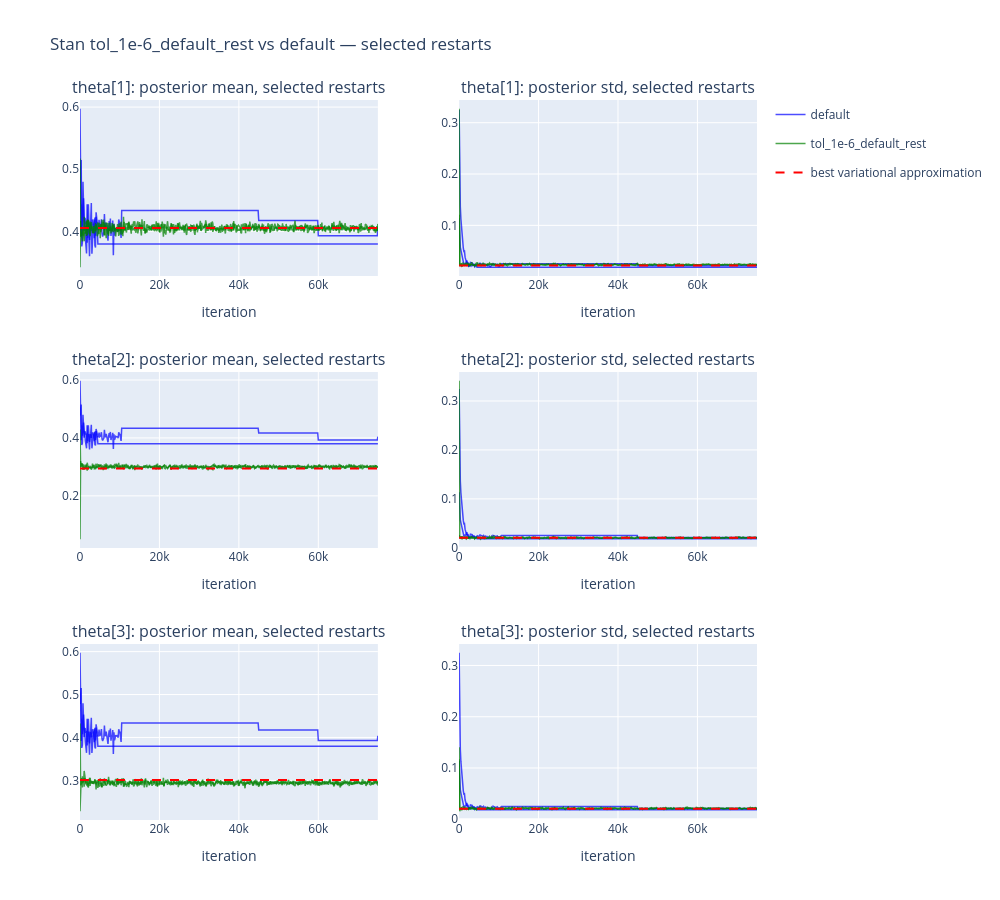

Notebook code cell kept with this figure:
### Code cell
projected_default_means = downsample_and_extend(default_means, 15, len(td_iterations))
projected_default_stds = downsample_and_extend(default_stds, 15, len(td_iterations))
dirichlet_few_restarts_grid(
    projected_default_means, projected_default_stds, "default",
    td_means, td_stds, "tol_1e-6_default_rest",
    td_iterations, title="Stan tol_1e-6_default_rest vs default — selected restarts", k=2,
)

def dirichlet_marginal_pdf_grid(means_a, stds_a, name_a, means_b, stds_b, name_b, title):
    mean_a_final = np.nanmean(means_a[:, -1, :], axis=0)
    std_a_final = np.nanmean(stds_a[:, -1, :], axis=0)
    mean_b_final = np.nanmean(means_b[:, -1, :], axis=0)
    std_b_final = np.nanmean(stds_b[:, -1, :], axis=0)

    x = np.linspace(0, 1, 1000)
    fig, axes = plt.subplots(n_cats, 1, figsize=(8, 4 * n_cats))
    if n_cats == 1:
        axes = [axes]

    for i in range(n_cats):
        ax = axes[i]
        alpha_i = true_alpha_post[i]
        beta_i = np.sum(true_alpha_post) - alpha_i
        true_beta = beta_dist(alpha_i, beta_i)

        ax.plot(x, true_beta.pdf(x), color="black", linestyle="-", linewidth=1.5,
                label=f"True Beta({alpha_i:.1f}, {beta_i:.1f})")
        ax.plot(x, norm.pdf(x, loc=best_mean[i], scale=max(best_std[i], 1e-8)), color="black", linestyle="--",
                linewidth=1.5, alpha=0.8, label=f"Best variational approx (mean={best_mean[i]:.3f})")
        ax.plot(x, norm.pdf(x, loc=mean_a_final[i], scale=max(std_a_final[i], 1e-8)), color="blue", linewidth=1.5,
                label=f"{name_a} (mean={mean_a_final[i]:.3f}, std={std_a_final[i]:.3f})")
        ax.plot(x, norm.pdf(x, loc=mean_b_final[i], scale=max(std_b_final[i], 1e-8)), color="green", linewidth=1.5,
                label=f"{name_b} (mean={mean_b_final[i]:.3f}, std={std_b_final[i]:.3f})")

        ax.set_title(f"{labels[i]}: marginal distribution")
        ax.set_xlabel("Probability")
        ax.set_ylabel("Density")
        ax.legend(fontsize=9)
        ax.grid(alpha=0.3)

    fig.suptitle(title)
    plt.tight_layout()
    plt.show()

dirichlet_marginal_pdf_grid(
    projected_default_means, projected_default_stds, "default",
    td_means, td_stds, "tol_1e-6_default_rest",
    title="Stan tol_1e-6_default_rest vs default -- marginal distributions",
)

### Figure 1 — Plotly figure (JSON) as saved in the notebook; plotly's stock layout.template omitted (floating-point values rounded to 4 significant figures; data arrays with more than 128 entries replaced by an {"elided": "..."} marker saying what was removed)
{"data": [{"legendgroup": "a", "line": {"color": "blue", "width": 1.5}, "mode": "lines", "name": "default", "opacity": 0.7, "showlegend": true, "type": "scatter", "x": {"elided": "501 int values"}, "xaxis": "x", "y": {"elided": "3001 float values"}, "yaxis": "y"}, {"legendgroup": "a", "line": {"color": "blue", "width": 1.5}, "mode": "lines", "name": "default", "opacity": 0.7, "showlegend": false, "type": "scatter", "x": {"elided": "501 int values"}, "xaxis": "x", "y": {"elided": "3001 float values"}, "yaxis": "y"}, {"legendgroup": "b", "line": {"color": "green", "width": 1.5}, "mode": "lines", "name": "tol_1e-6_default_rest", "opacity": 0.7, "showlegend": true, "type": "scatter", "x": {"elided": "501 int values"}, "xaxis": "x", "y": {"elided": "501 float values"}, "yaxis": "y"}, {"legendgroup": "b", "line": {"color": "green", "width": 1.5}, "mode": "lines", "name": "tol_1e-6_default_rest", "opacity": 0.7, "showlegend": false, "type": "scatter", "x": {"elided": "501 int values"}, "xaxis": "x", "y": {"elided": "501 float values"}, "yaxis": "y"}, {"legendgroup": "a", "line": {"color": "blue", "width": 1.5}, "mode": "lines", "name": "default", "opacity": 0.7, "showlegend": false, "type": "scatter", "x": {"elided": "501 int values"}, "xaxis": "x2", "y": {"elided": "3001 float values"}, "yaxis": "y2"}, {"legendgroup": "a", "line": {"color": "blue", "width": 1.5}, "mode": "lines", "name": "default", "opacity": 0.7, "showlegend": false, "type": "scatter", "x": {"elided": "501 int values"}, "xaxis": "x2", "y": {"elided": "3001 float values"}, "yaxis": "y2"}, {"legendgroup": "b", "line": {"color": "green", "width": 1.5}, "mode": "lines", "name": "tol_1e-6_default_rest", "opacity": 0.7, "showlegend": false, "type": "scatter", "x": {"elided": "501 int values"}, "xaxis": "x2", "y": {"elided": "501 float values"}, "yaxis": "y2"}, {"legendgroup": "b", "line": {"color": "green", "width": 1.5}, "mode": "lines", "name": "tol_1e-6_default_rest", "opacity": 0.7, "showlegend": false, "type": "scatter", "x": {"elided": "501 int values"}, "xaxis": "x2", "y": {"elided": "501 float values"}, "yaxis": "y2"}, {"legendgroup": "a", "line": {"color": "blue", "width": 1.5}, "mode": "lines", "name": "default", "opacity": 0.7, "showlegend": false, "type": "scatter", "x": {"elided": "501 int values"}, "xaxis": "x3", "y": {"elided": "3001 float values"}, "yaxis": "y3"}, {"legendgroup": "a", "line": {"color": "blue", "width": 1.5}, "mode": "lines", "name": "default", "opacity": 0.7, "showlegend": false, "type": "scatter", "x": {"elided": "501 int values"}, "xaxis": "x3", "y": {"elided": "3001 float values"}, "yaxis": "y3"}, {"legendgroup": "b", "line": {"color": "green", "width": 1.5}, "mode": "lines", "name": "tol_1e-6_default_rest", "opacity": 0.7, "showlegend": false, "type": "scatter", "x": {"elided": "501 int values"}, "xaxis": "x3", "y": {"elided": "501 float values"}, "yaxis": "y3"}, {"legendgroup": "b", "line": {"color": "green", "width": 1.5}, "mode": "lines", "name": "tol_1e-6_default_rest", "opacity": 0.7, "showlegend": false, "type": "scatter", "x": {"elided": "501 int values"}, "xaxis": "x3", "y": {"elided": "501 float values"}, "yaxis": "y3"}, {"legendgroup": "a", "line": {"color": "blue", "width": 1.5}, "mode": "lines", "name": "default", "opacity": 0.7, "showlegend": false, "type": "scatter", "x": {"elided": "501 int values"}, "xaxis": "x4", "y": {"elided": "3001 float values"}, "yaxis": "y4"}, {"legendgroup": "a", "line": {"color": "blue", "width": 1.5}, "mode": "lines", "name": "default", "opacity": 0.7, "showlegend": false, "type": "scatter", "x": {"elided": "501 int values"}, "xaxis": "x4", "y": {"elided": "3001 float values"}, "yaxis": "y4"}, {"legendgroup": "b", "line": {"color": "green", "width": 1.5}, "mode": "lines", "name": "tol_1e-6_default_rest", "opacity": 0.7, "showlegend": false, "type": "scatter", "x": {"elided": "501 int values"}, "xaxis": "x4", "y": {"elided": "501 float values"}, "yaxis": "y4"}, {"legendgroup": "b", "line": {"color": "green", "width": 1.5}, "mode": "lines", "name": "tol_1e-6_default_rest", "opacity": 0.7, "showlegend": false, "type": "scatter", "x": {"elided": "501 int values"}, "xaxis": "x4", "y": {"elided": "501 float values"}, "yaxis": "y4"}, {"legendgroup": "a", "line": {"color": "blue", "width": 1.5}, "mode": "lines", "name": "default", "opacity": 0.7, "showlegend": false, "type": "scatter", "x": {"elided": "501 int values"}, "xaxis": "x5", "y": {"elided": "3001 float values"}, "yaxis": "y5"}, {"legendgroup": "a", "line": {"color": "blue", "width": 1.5}, "mode": "lines", "name": "default", "opacity": 0.7, "showlegend": false, "type": "scatter", "x": {"elided": "501 int values"}, "xaxis": "x5", "y": {"elided": "3001 float values"}, "yaxis": "y5"}, {"legendgroup": "b", "line": {"color": "green", "width": 1.5}, "mode": "lines", "name": "tol_1e-6_default_rest", "opacity": 0.7, "showlegend": false, "type": "scatter", "x": {"elided": "501 int values"}, "xaxis": "x5", "y": {"elided": "501 float values"}, "yaxis": "y5"}, {"legendgroup": "b", "line": {"color": "green", "width": 1.5}, "mode": "lines", "name": "tol_1e-6_default_rest", "opacity": 0.7, "showlegend": false, "type": "scatter", "x": {"elided": "501 int values"}, "xaxis": "x5", "y": {"elided": "501 float values"}, "yaxis": "y5"}, {"legendgroup": "a", "line": {"color": "blue", "width": 1.5}, "mode": "lines", "name": "default", "opacity": 0.7, "showlegend": false, "type": "scatter", "x": {"elided": "501 int values"}, "xaxis": "x6", "y": {"elided": "3001 float values"}, "yaxis": "y6"}, {"legendgroup": "a", "line": {"color": "blue", "width": 1.5}, "mode": "lines", "name": "default", "opacity": 0.7, "showlegend": false, "type": "scatter", "x": {"elided": "501 int values"}, "xaxis": "x6", "y": {"elided": "3001 float values"}, "yaxis": "y6"}, {"legendgroup": "b", "line": {"color": "green", "width": 1.5}, "mode": "lines", "name": "tol_1e-6_default_rest", "opacity": 0.7, "showlegend": false, "type": "scatter", "x": {"elided": "501 int values"}, "xaxis": "x6", "y": {"elided": "501 float values"}, "yaxis": "y6"}, {"legendgroup": "b", "line": {"color": "green", "width": 1.5}, "mode": "lines", "name": "tol_1e-6_default_rest", "opacity": 0.7, "showlegend": false, "type": "scatter", "x": {"elided": "501 int values"}, "xaxis": "x6", "y": {"elided": "501 float values"}, "yaxis": "y6"}, {"line": {"color": "red", "dash": "dash"}, "mode": "lines", "name": "best variational approximation", "type": "scatter", "x": [null], "xaxis": "x", "y": [null], "yaxis": "y"}], "layout": {"annotations": [{"font": {"size": 16}, "showarrow": false, "text": "theta[1]: posterior mean, selected restarts", "x": 0.22, "xanchor": "center", "xref": "paper", "y": 1.0, "yanchor": "bottom", "yref": "paper"}, {"font": {"size": 16}, "showarrow": false, "text": "theta[1]: posterior std, selected restarts", "x": 0.78, "xanchor": "center", "xref": "paper", "y": 1.0, "yanchor": "bottom", "yref": "paper"}, {"font": {"size": 16}, "showarrow": false, "text": "theta[2]: posterior mean, selected restarts", "x": 0.22, "xanchor": "center", "xref": "paper", "y": 0.6222, "yanchor": "bottom", "yref": "paper"}, {"font": {"size": 16}, "showarrow": false, "text": "theta[2]: posterior std, selected restarts", "x": 0.78, "xanchor": "center", "xref": "paper", "y": 0.6222, "yanchor": "bottom", "yref": "paper"}, {"font": {"size": 16}, "showarrow": false, "text": "theta[3]: posterior mean, selected restarts", "x": 0.22, "xanchor": "center", "xref": "paper", "y": 0.2444, "yanchor": "bottom", "yref": "paper"}, {"font": {"size": 16}, "showarrow": false, "text": "theta[3]: posterior std, selected restarts", "x": 0.78, "xanchor": "center", "xref": "paper", "y": 0.2444, "yanchor": "bottom", "yref": "paper"}], "height": 900, "shapes": [{"line": {"color": "red", "dash": "dash"}, "type": "line", "x0": 0, "x1": 1, "xref": "x domain", "y0": 0.4052, "y1": 0.4052, "yref": "y"}, {"line": {"color": "red", "dash": "dash"}, "type": "line", "x0": 0, "x1": 1, "xref": "x2 domain", "y0": 0.02204, "y1": 0.02204, "yref": "y2"}, {"line": {"color": "red", "dash": "dash"}, "type": "line", "x0": 0, "x1": 1, "xref": "x3 domain", "y0": 0.2941, "y1": 0.2941, "yref": "y3"}, {"line": {"color": "red", "dash": "dash"}, "type": "line", "x0": 0, "x1": 1, "xref": "x4 domain", "y0": 0.02043, "y1": 0.02043, "yref": "y4"}, {"line": {"color": "red", "dash": "dash"}, "type": "line", "x0": 0, "x1": 1, "xref": "x5 domain", "y0": 0.3007, "y1": 0.3007, "yref": "y5"}, {"line": {"color": "red", "dash": "dash"}, "type": "line", "x0": 0, "x1": 1, "xref": "x6 domain", "y0": 0.02053, "y1": 0.02053, "yref": "y6"}], "title": {"text": "Stan tol_1e-6_default_rest vs default — selected restarts"}, "width": 1000, "xaxis": {"anchor": "y", "domain": [0.0, 0.44], "title": {"text": "iteration"}}, "xaxis2": {"anchor": "y2", "domain": [0.56, 1.0], "title": {"text": "iteration"}}, "xaxis3": {"anchor": "y3", "domain": [0.0, 0.44], "title": {"text": "iteration"}}, "xaxis4": {"anchor": "y4", "domain": [0.56, 1.0], "title": {"text": "iteration"}}, "xaxis5": {"anchor": "y5", "domain": [0.0, 0.44], "title": {"text": "iteration"}}, "xaxis6": {"anchor": "y6", "domain": [0.56, 1.0], "title": {"text": "iteration"}}, "yaxis": {"anchor": "x", "domain": [0.7556, 1.0]}, "yaxis2": {"anchor": "x2", "domain": [0.7556, 1.0]}, "yaxis3": {"anchor": "x3", "domain": [0.3778, 0.6222]}, "yaxis4": {"anchor": "x4", "domain": [0.3778, 0.6222]}, "yaxis5": {"anchor": "x5", "domain": [0.0, 0.2444]}, "yaxis6": {"anchor": "x6", "domain": [0.0, 0.2444]}}}
